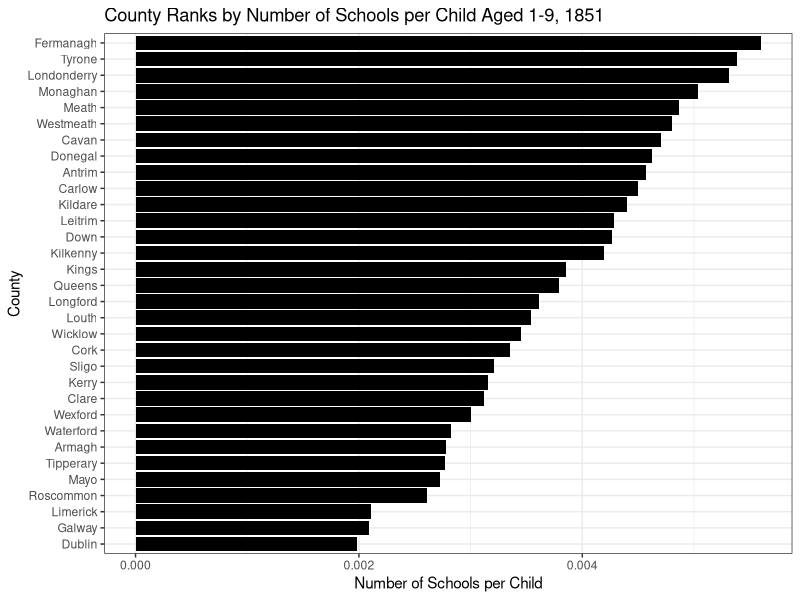
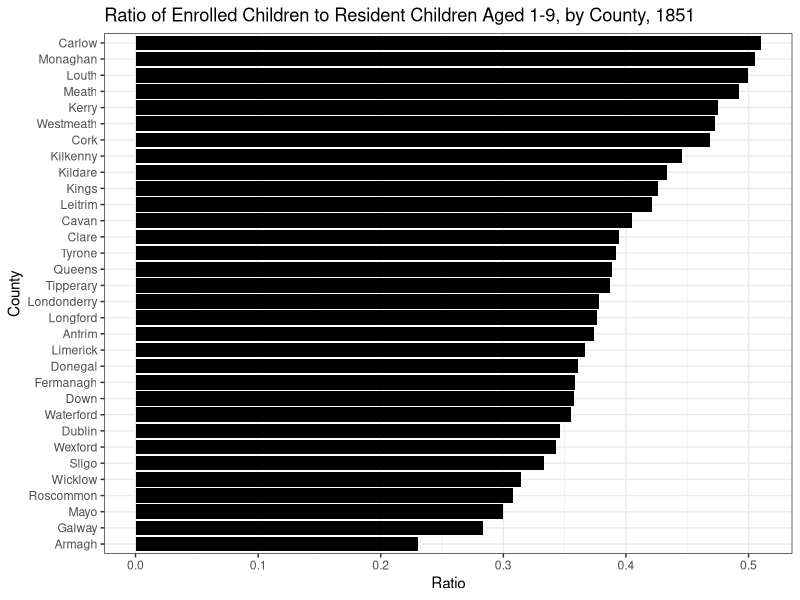
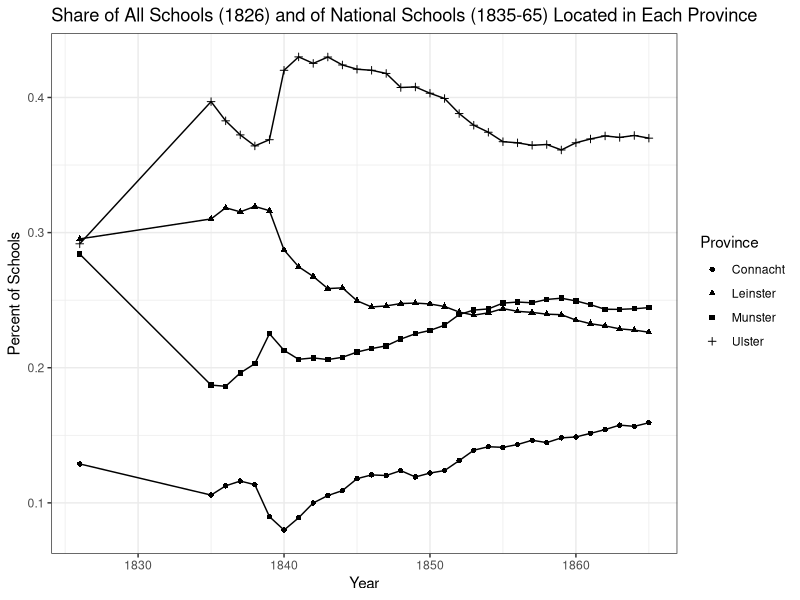
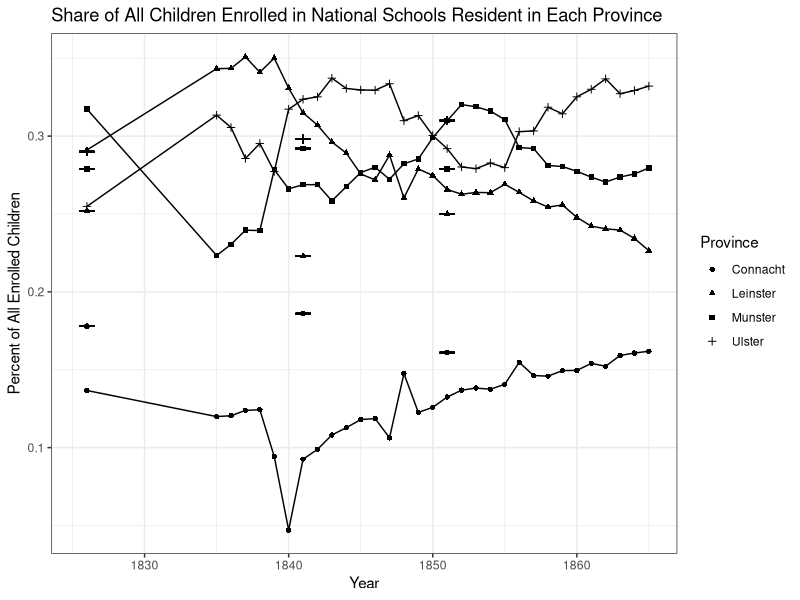
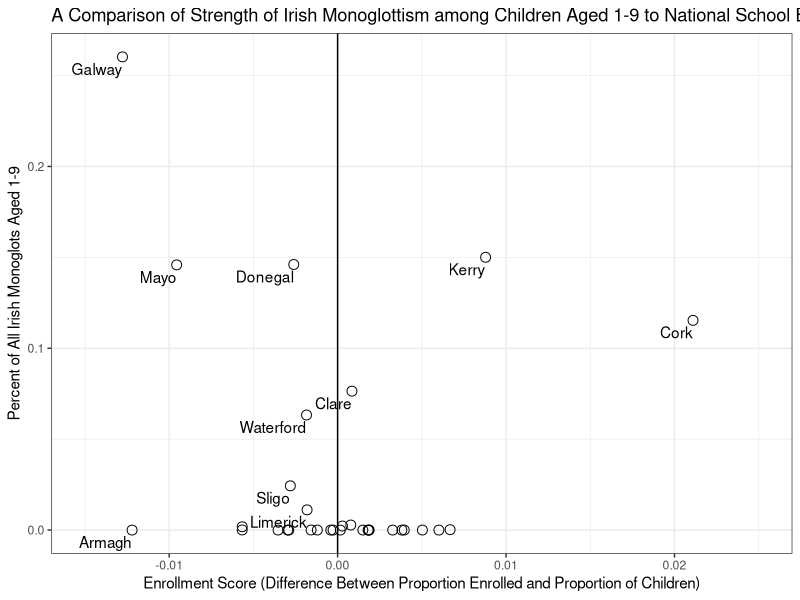
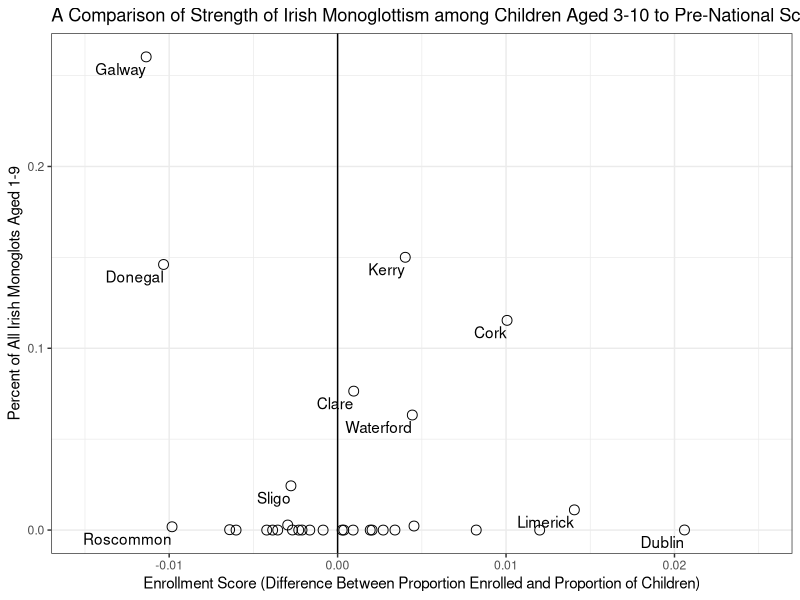
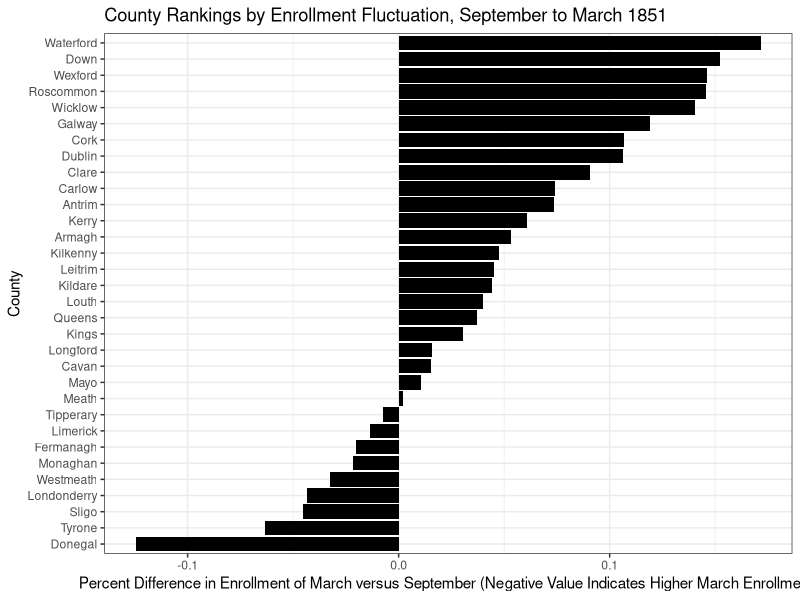

R code for these plots, in order:
##--------------------------------------------------------------##
##                    Script for Producing                      ##
##                 Figures 1, 3, 4, 5, 6, 7, 8                  ##
##  for "The National School System and the Irish Language      ##
##   in the Nineteenth Century" by Nicholas M. Wolf             ##
##              Published by Four Courts Press                  ##
##                          2016                                ##
##--------------------------------------------------------------##

provnumschool <-read.csv(file="Provinces_NatSchools.csv", header=TRUE, sep=",")
uk_fitz <- read.csv(file="Lang_Schools_Counties.csv", header=TRUE, sep=",")
mapsum <- read.csv(file="Counties_NatSchools_1851.csv", header=TRUE, sep=",")

library(ggplot2)

# Figure 1: Rankings of Counties by Number of Schools Per Child Aged 1-9, 1851

sortmapsum <- transform(mapsum, county = reorder(county, numschools_percapita_age1.9))
ggplot(sortmapsum, aes(x = county, y = numschools_percapita_age1.9)) + geom_bar(stat = "identity", fill = "black") + ggtitle("County Ranks by Number of Schools per Child Aged 1-9, 1851") + labs(y="Number of Schools per Child", x="County") + coord_flip() + theme_bw()

# Figure 3: Ratio of Enrolled Children to Resident Children Aged 1-9, by County, 1851
# New variable: part_rate. This is the participation rate as expressed using the average enrollment over the course of March and September 1851

mapsum$part_rate <- ((mapsum$num_schol_sept31_1851 + mapsum$num_schol_mar31_1851)/2)/mapsum$ukda_num_age1.9_1851
sortmapsum3 <- transform(mapsum, county = reorder(county, part_rate))
ggplot(sortmapsum3, aes(x = county, y = part_rate)) + geom_bar(stat = "identity", fill = "black") + ggtitle("Ratio of Enrolled Children to Resident Children Aged 1-9, by County, 1851") + labs(y="Ratio", x="County") + coord_flip() + theme_bw() + theme_bw()

# Figure 4: Share of All Schools (1826) and of National Schools (1835-65) Located in Each Province

ggplot(data = provnumschool, aes(x = Year, y = PercTotSchools, shape= Province)) + theme_classic() + geom_line() + geom_point() + theme_bw() + ggtitle("Share of All Schools (1826) and of National Schools (1835-65) Located in Each Province") + labs(x="Year", y="Percent of Schools") + theme_bw()

# Figure 5: Share of All Enrolled Children Resident in Each Province

ggplot(data = provnumschool, aes(x = Year, y = PercTotChildren, shape=Province)) + theme_classic() + geom_line() + geom_point() + theme_bw() + ggtitle("Share of All Children Enrolled in National Schools Resident in Each Province") + labs(x="Year", y="Percent of All Enrolled Children") + geom_segment(aes(x=1825.5, y=0.178, xend=1826.5, yend=0.178), linetype="solid") + geom_point(aes(x=1826, y=0.178), shape=20) + geom_segment(aes(x=1825.5, y=0.252, xend=1826.5, yend=0.252), linetype="solid") + geom_point(aes(x=1826, y=0.252), shape=17) + geom_segment(aes(x=1825.5, y=0.290, xend=1826.5, yend=0.290), linetype="solid") + geom_point(aes(x=1826, y=0.290), shape=3) + geom_segment(aes(x=1825.5, y=0.279, xend=1826.5, yend=0.279), linetype="solid") + geom_point(aes(x=1826, y=0.279), shape=15) + geom_segment(aes(x=1840.5, y=0.186, xend=1841.5, yend=0.186),linetype="solid") + geom_point(aes(x=1841, y=0.186), shape=20) + geom_segment(aes(x=1840.5, y=0.223, xend=1841.5, yend=0.223), linetype="solid") + geom_point(aes(x=1841, y=0.223), shape=17) + geom_segment(aes(x=1840.5, y=0.298, xend=1841.5, yend=0.298), linetype="solid") + geom_point(aes(x=1841, y=0.298), shape=3) + geom_segment(aes(x=1840.5, y=0.292, xend=1841.5, yend=0.292), linetype="solid") + geom_point(aes(x=1841, y=0.292), shape=15) + geom_segment(aes(x=1850.5, y=0.161, xend=1851.5, yend=0.161), linetype="solid") + geom_point(aes(x=1851, y=0.161), shape=20) + geom_segment(aes(x=1850.5, y=0.25, xend=1851.5, yend=0.25), linetype="solid") + geom_point(aes(x=1851, y=0.25), shape=17) + geom_segment(aes(x=1850.5, y=0.31, xend=1851.5, yend=0.31), linetype="solid") + geom_point(aes(x=1851, y=0.31), shape=3) + geom_segment(aes(x=1850.5, y=0.279, xend=1851.5, yend=0.279), linetype="solid") + geom_point(aes(x=1851, y=0.279), shape=15) + theme_bw() 

# Figure 6: A Comparison of Strength of Irish Monoglottism among Children Aged 1-9 to National School Enrollment Strength, by County, 1851

# Note: The following derived variables are used in this scatterplot, based on the following county-wide totals
# Total number of schools in 1851 was 4704; total number of students enrolled Sept 1851 was 517497; for march 1851 491395. Average for 1851 was thus 504446
# Total number of children aged 1-9, according to the L.A. Clarkson et al. dataset, was 1312156
# Total number of monoglot Irish-speakers aged 1-9 according to the L.A. Clarkson, et al. dataset, was 56124

# Creating a few new variables, showing 
# 1) percentage that each county had of the population aged 1-9 (per_schoolpop_1851)
# 2) percentage of the overall enrolled children each county had as calculated by using average of march/sept enrollment divided by 504446 (perc_scholars_1851)
# 3) percentage of total monoglot Irish speakers aged 1-9 each county had (perc_allmonIrish1.9_1851). This becomes the y-axis of the scatterplot
# 4) The "score" of enrollment success, i.e. the different between the percent of Ireland's enrolled students resident in that county and the percent of the entire Irish population aged 1-9 resident in that county (diff_percSchoolPop_scholars)

uk_fitz$perc_schoolpop_1851 <- uk_fitz$ukda_num_age1.9_1851/1312156
uk_fitz$perc_scholars_1851 <- ((uk_fitz$num_schol_sept31_1851 + uk_fitz$num_schol_mar31_1851)/2)/504446
uk_fitz$perc_allmonIrish1.9_1851 <- uk_fitz$Total_age1.9_i/56124
uk_fitz$diff_percSchoolPop_scholars <- uk_fitz$perc_scholars_1851 - uk_fitz$perc_schoolpop_1851

ggplot(uk_fitz, aes(x=diff_percSchoolPop_scholars, y=perc_allmonIrish1.9_1851)) + geom_point(shape=1, size= 3, colour = "black") + geom_text(data=subset(uk_fitz, County == "Galway" | County == "Mayo" | County == "Donegal" | County == "Kerry" | County == "Limerick" | County == "Armagh" | County == "Waterford" | County == "Clare" | County == "Cork" | County == "Sligo"), aes(label=County), hjust=1, vjust=1.5) + ggtitle("A Comparison of Strength of Irish Monoglottism among Children Aged 1-9 to National School Enrollment Strength, by County, 1851") + labs(x="Enrollment Score (Difference Between Proportion Enrolled and Proportion of Children)", y="Percent of All Irish Monoglots Aged 1-9") + coord_cartesian(xlim = c(-0.015, 0.025)) + geom_vline(xintercept=mean(uk_fitz$diff_percSchoolPop_scholars), colour="black") + theme_bw() + theme_bw()


# Figure 7: A Comparison of Strength of Irish Monoglottism among Children Aged 3-10 to Pre-National School Enrollment Strength, by County, 1826

# Note: The following derived variables are used in this scatterplot, based on the following county-wide totals
# Total number of schools in 1826 was 11823; total number of students for Sept 1826 was 542440 
# Total number of children aged 3-10, according to Garrett FitzGerald's adjusted nums, was 1526742
# Total number of monoglot Irish-speakers aged 1-9 according to the L.A. Clarkson, et al. dataset, was 56124

# Creating a few new variables, showing 
# 1) percentage that each county had of the population aged 3-10 (per_schoolpop_1826)
# 2) percentage of the overall enrolled children each county had as calculated by using Sept enrollment divided by 542440 (perc_scholars_1826)
# 4) The "score" of enrollment success, i.e. the different between the percent of Ireland's enrolled students resident in that county and the percent of the entire Irish population aged 1-9 resident in that county (diff_percSchoolPop_scholars_1826)

uk_fitz$perc_schoolpop_1826 <- uk_fitz$Child_3to10/1526742
uk_fitz$perc_scholars_1826 <- uk_fitz$fitz_total_pupils/542440
uk_fitz$diff_percSchoolPop_scholars_1826 <- uk_fitz$perc_scholars_1826 - uk_fitz$perc_schoolpop_1826

ggplot(uk_fitz, aes(x=diff_percSchoolPop_scholars_1826, y=perc_allmonIrish1.9_1851)) + geom_point(shape=1, size= 3, colour = "black") + geom_text(data=subset(uk_fitz, County == "Galway" | County == "Mayo" | County == "Donegal" | County == "Kerry" | County == "Limerick" | County == "Roscommon" | County == "Waterford" | County == "Clare" | County == "Cork" | County == "Sligo" | County == "Dublin"), aes(label=County), hjust=1, vjust=1.5) + ggtitle("A Comparison of Strength of Irish Monoglottism among Children Aged 3-10 to Pre-National School Enrollment Strength, by County, 1826") + labs(x="Enrollment Score (Difference Between Proportion Enrolled and Proportion of Children)", y="Percent of All Irish Monoglots Aged 1-9") + coord_cartesian(xlim = c(-0.015, 0.025)) + geom_vline(xintercept=mean(uk_fitz$diff_percSchoolPop_scholars_1826), colour="black") + theme_bw() + theme_bw()
#Figure 8: County Rankings by Enrollment Fluctuation, September to March 1851

sortmapsum3 <- transform(mapsum, county = reorder(county, fall_spring_diff_perc))
ggplot(sortmapsum3, aes(x = county, y = fall_spring_diff_perc)) + geom_bar(stat = "identity", fill = "black") + ggtitle("County Rankings by Enrollment Fluctuation, September to March 1851") + labs(y="Percent Difference in Enrollment of March versus September (Negative Value Indicates Higher March Enrollment)", x="County") + coord_flip() + theme_bw()
